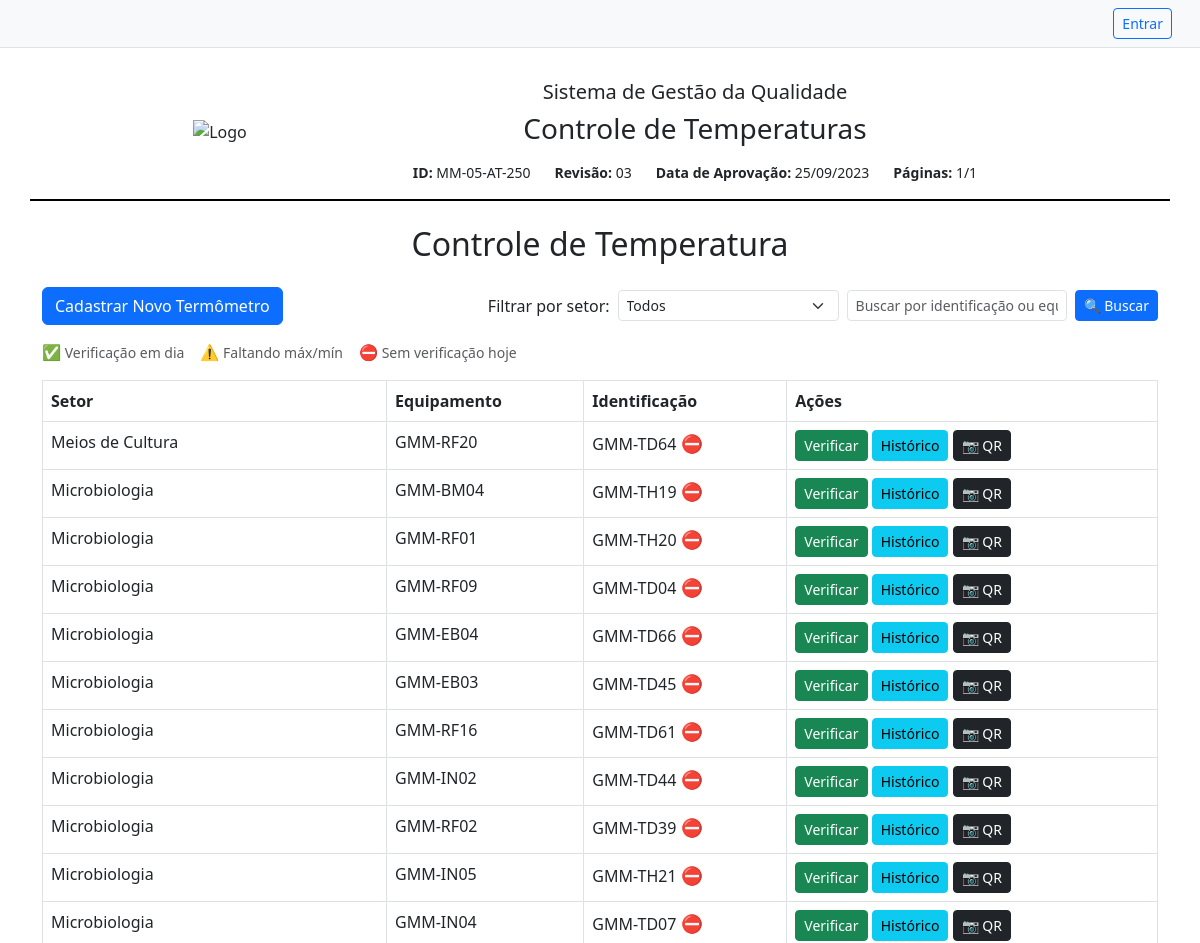
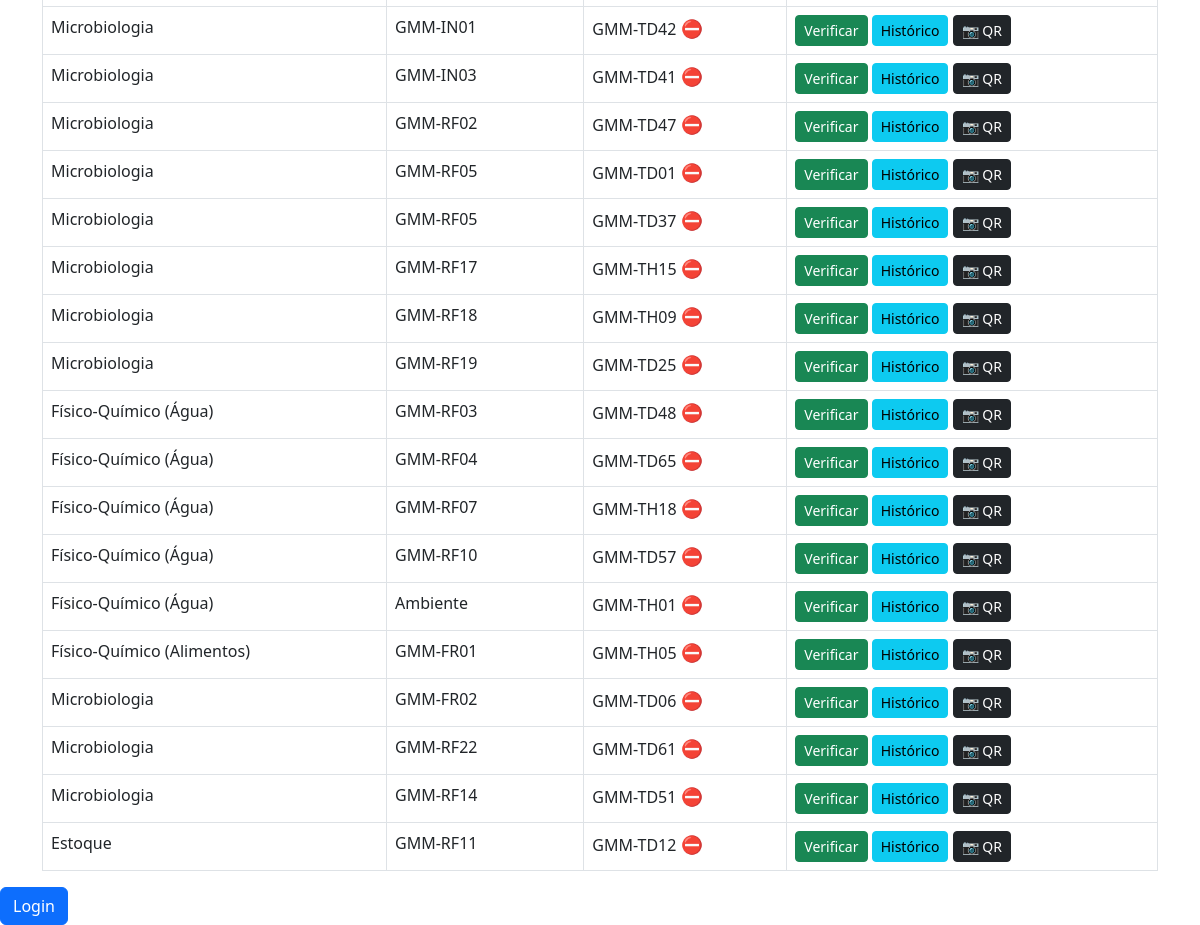
The page / on the database its author committed (2 pictures, top to bottom).
### app/models.py (models this page shows)
class Termometro(db.Model):
    id = db.Column(db.Integer, primary_key=True)
    setor = db.Column(db.String(100))
    equipamento = db.Column(db.String(100))
    especificacao = db.Column(db.String(100))
    identificacao = db.Column(db.String(50))
    padrao_identificacao = db.Column(db.String(50))
    verificacoes = db.relationship('Verificacao', backref='termometro', lazy=True)

### app/routes.py (the view)
@bp.route('/')
def index():
    termo_busca = request.args.get('q', '').strip()          # captura o termo digitado
    setor_filtro = request.args.get('setor')                 # captura filtro por setor, se existir
    query = Termometro.query
    if setor_filtro:
        query = query.filter_by(setor=setor_filtro)         # aplica filtro por setor
    if termo_busca:
        termo_like = f"%{termo_busca}%"
        query = query.filter(
            (Termometro.identificacao.ilike(termo_like)) |
            (Termometro.equipamento.ilike(termo_like))
        )
    termometros = query.all()
    setores = db.session.query(Termometro.setor).distinct().all()
    setores = [s[0] for s in setores]
    from datetime import datetime, time, timedelta
    import pytz
    sp_tz = pytz.timezone('America/Sao_Paulo')
    hoje_sp = datetime.now(sp_tz).date()
    inicio_local = sp_tz.localize(datetime.combine(hoje_sp, time.min))
    inicio_utc = inicio_local.astimezone(pytz.utc)
    fim_utc = (inicio_local + timedelta(days=1)).astimezone(pytz.utc)
    verificacoes_hoje = Verificacao.query.filter(
        Verificacao.data_hora >= inicio_utc,
        Verificacao.data_hora < fim_utc
    ).all()
    verificacoes_por_termometro = {v.termometro_id: v for v in verificacoes_hoje}
    termometros_atrasados = []
    termometros_incompletos = []
    for termo in termometros:
        v = verificacoes_por_termometro.get(termo.id)
        if not v:
            termometros_atrasados.append(termo.id)
        elif v.temperatura_max is None or v.temperatura_min is None:
            termometros_incompletos.append(termo.id)
    return render_template(
        'index.html',
        termometros=termometros,
        setores=setores,
        setor_filtro=setor_filtro,
        termo_busca=termo_busca,
        termometros_atrasados=termometros_atrasados,
        termometros_incompletos=termometros_incompletos
    )

### app/templates/index.html (shortened to what this page needs)
{% extends 'base.html' %}
{% block content %}
<div class="d-flex justify-content-between align-items-center mb-3 flex-wrap gap-2">
    <a href="{{ url_for('main.cadastrar') }}" class="btn btn-primary">Cadastrar Novo Termômetro</a>
    <form method="GET" class="d-flex align-items-center gap-2 flex-wrap">
    <label for="setor" class="form-label mb-0">Filtrar por setor:</label>
    <select name="setor" class="form-select form-select-sm w-auto" onchange="this.form.submit()">
        <option value="">Todos</option>
    </select>
    <input type="text" name="q" class="form-control form-control-sm w-auto"
           placeholder="Buscar por identificação ou equipamento"
           value="{{ termo_busca or '' }}">
    <button type="submit" class="btn btn-sm btn-primary">🔍 Buscar</button>
</form>
</div>
<div class="mb-3 small text-muted d-flex align-items-center gap-3 flex-wrap">
    <div><span style="font-size: 1.1em; color: #198754;">✅</span> Verificação em dia</div>
    <div><span style="font-size: 1.1em; color: #ffc107;">⚠️</span> Faltando máx/mín</div>
    <div><span style="font-size: 1.1em; color: #b02a37;">⛔</span> Sem verificação hoje</div>
</div>
<table class="table table-bordered">
    <thead>
        <tr>
            <th>Setor</th>
            <th>Equipamento</th>
            <th>Identificação</th>
            <th>Ações</th>
        </tr>
    </thead>
    <tbody>
        {% for termo in termometros %}
        <tr>
            <td>{{ termo.setor }}</td>
            <td>{{ termo.equipamento }}</td>
            <td>
                {{ termo.identificacao }}
                {% if termo.id in termometros_atrasados %}
                    <span title="Sem verificação hoje" style="color: #b02a37; font-size: 1.1em;">⛔</span>
                {% elif termo.id in termometros_incompletos %}
                    <span title="Falta máx/mín" style="color: #ffc107; font-size: 1.1em;">⚠️</span>
                {% else %}
                    <span title="Em dia" style="color: #198754; font-size: 1.1em;">✅</span>
                {% endif %}
            </td>
            <td>
                <a href="{{ url_for('main.verificar', id=termo.id) }}" class="btn btn-sm btn-success">Verificar</a>
                <a href="{{ url_for('main.historico', id=termo.id) }}" class="btn btn-sm btn-info">Histórico</a>
                <a href="{{ url_for('main.gerar_qr', id=termo.id) }}" class="btn btn-sm btn-dark" target="_blank">
                    📷 QR
                </a>
            </td>
        </tr>
        {% endfor %}
    </tbody>
</table>
{% endblock %}

### app/templates/base.html (shortened to what this page needs)
<!DOCTYPE html>
<html lang="pt-br">
<head>
  <link href="https://cdn.jsdelivr.net/npm/bootstrap@5.3.0/dist/css/bootstrap.min.css" rel="stylesheet">
</head>
<body>
  {% if session.get('usuario_id') %}
  <nav class="navbar navbar-expand-lg navbar-light bg-light border-bottom px-3 mb-3">
    <div class="container-fluid">
      <a class="navbar-brand" href="{{ url_for('main.index') }}">
        <img src="{{ url_for('static', filename='images/logo.png') }}" alt="Logo" height="30" class="me-2">
        Controle de Temperatura
      </a>
      <button class="navbar-toggler" type="button" data-bs-toggle="collapse" data-bs-target="#navbarContent"
        aria-controls="navbarContent" aria-expanded="false" aria-label="Toggle navigation">
        <span class="navbar-toggler-icon"></span>
      </button>
      <div class="collapse navbar-collapse justify-content-end" id="navbarContent">
        {% if session.get('usuario_id') %}
          <span class="navbar-text me-3">
            Logado como: <strong>{{ session.get('usuario_nome') }}</strong>
            {% if session.get('is_admin') %}
              <span class="badge bg-primary ms-2">Admin</span>
            {% endif %}
          </span>
          <a href="{{ url_for('main.logout') }}" class="btn btn-outline-secondary btn-sm">Sair</a>
        {% else %}
          <a href="{{ url_for('main.login') }}" class="btn btn-outline-primary btn-sm">Entrar</a>
        {% endif %}
      </div>
    </div>
  </nav>
{% else %}
<nav class="navbar navbar-light bg-light border-bottom px-3 mb-3">
    <div class="container-fluid d-flex justify-content-end">
        <a href="{{ url_for('main.login') }}" class="btn btn-outline-primary btn-sm">Entrar</a>
    </div>
</nav>
{% endif %}
  <div class="header container py-3">
    <div class="row justify-content-center align-items-center">
      <div class="col-12 col-md-2 mb-3 mb-md-0 text-center">
        <img src="{{ url_for('static', filename='images/logo.png') }}" alt="Logo">
      </div>
      <div class="col-12 col-md-8 text-center">
        <h5>Sistema de Gestão da Qualidade</h5>
        <h3>Controle de Temperaturas</h3>
        <div class="dados-fixos d-flex flex-wrap justify-content-center gap-4 mt-3">
          <span><strong>ID:</strong> MM-05-AT-250</span>
          <span><strong>Revisão:</strong> 03</span>
          <span><strong>Data de Aprovação:</strong> 25/09/2023</span>
          <span><strong>Páginas:</strong> 1/1</span>
        </div>
      </div>
    </div>
  </div>
  <div class="container mt-4">
    <h2 class="mb-4 text-center">Controle de Temperatura</h2>
    {% block content %}{% endblock %}
  </div>
  {% if session.get('usuario_id') %}
    <a href="{{ url_for('main.logout') }}" class="btn btn-danger">Logout ({{ session.get('usuario_nome') }})</a>
{% else %}
    <a href="{{ url_for('main.login') }}" class="btn btn-primary">Login</a>
{% endif %}
</body>
</html>

### app/templates/base.html (style rules this page uses)
.header { border-bottom: 2px solid #000; padding-bottom: 10px; margin-bottom: 20px; }
.header img { max-height: 80px; width: auto; }
.dados-fixos { font-size: 14px; }

### rows shown on the page
Termometro: setor "Meios de Cultura", equipamento "GMM-RF20", identificacao "GMM-TD64"
Termometro: setor "Microbiologia", equipamento "GMM-BM04", identificacao "GMM-TH19"
Termometro: setor "Microbiologia", equipamento "GMM-RF01", identificacao "GMM-TH20"
Termometro: setor "Microbiologia", equipamento "GMM-RF09", identificacao "GMM-TD04"
Termometro: setor "Microbiologia", equipamento "GMM-EB04", identificacao "GMM-TD66"
Termometro: setor "Microbiologia", equipamento "GMM-EB03", identificacao "GMM-TD45"
Termometro: setor "Microbiologia", equipamento "GMM-RF16", identificacao "GMM-TD61"
Termometro: setor "Microbiologia", equipamento "GMM-IN02", identificacao "GMM-TD44"
Termometro: setor "Microbiologia", equipamento "GMM-RF02", identificacao "GMM-TD39"
Termometro: setor "Microbiologia", equipamento "GMM-IN05", identificacao "GMM-TH21"
Termometro: setor "Microbiologia", equipamento "GMM-IN04", identificacao "GMM-TD07"
Termometro: setor "Microbiologia", equipamento "GMM-IN01", identificacao "GMM-TD42"
Termometro: setor "Microbiologia", equipamento "GMM-IN03", identificacao "GMM-TD41"
Termometro: setor "Microbiologia", equipamento "GMM-RF02", identificacao "GMM-TD47"
Termometro: setor "Microbiologia", equipamento "GMM-RF05", identificacao "GMM-TD01"
Termometro: setor "Microbiologia", equipamento "GMM-RF05", identificacao "GMM-TD37"
Termometro: setor "Microbiologia", equipamento "GMM-RF17", identificacao "GMM-TH15"
Termometro: setor "Microbiologia", equipamento "GMM-RF18", identificacao "GMM-TH09"
Termometro: setor "Microbiologia", equipamento "GMM-RF19", identificacao "GMM-TD25"
Termometro: setor "Físico-Químico (Água)", equipamento "GMM-RF03", identificacao "GMM-TD48"
Termometro: setor "Físico-Químico (Água)", equipamento "GMM-RF04", identificacao "GMM-TD65"
Termometro: setor "Físico-Químico (Água)", equipamento "GMM-RF07", identificacao "GMM-TH18"
Termometro: setor "Físico-Químico (Água)", equipamento "GMM-RF10", identificacao "GMM-TD57"
Termometro: setor "Físico-Químico (Água)", equipamento "Ambiente", identificacao "GMM-TH01"
Termometro: setor "Físico-Químico (Alimentos)", equipamento "GMM-FR01", identificacao "GMM-TH05"
Termometro: setor "Microbiologia", equipamento "GMM-FR02", identificacao "GMM-TD06"
Termometro: setor "Microbiologia", equipamento "GMM-RF22", identificacao "GMM-TD61"
Termometro: setor "Microbiologia", equipamento "GMM-RF14", identificacao "GMM-TD51"
Termometro: setor "Estoque", equipamento "GMM-RF11", identificacao "GMM-TD12"
